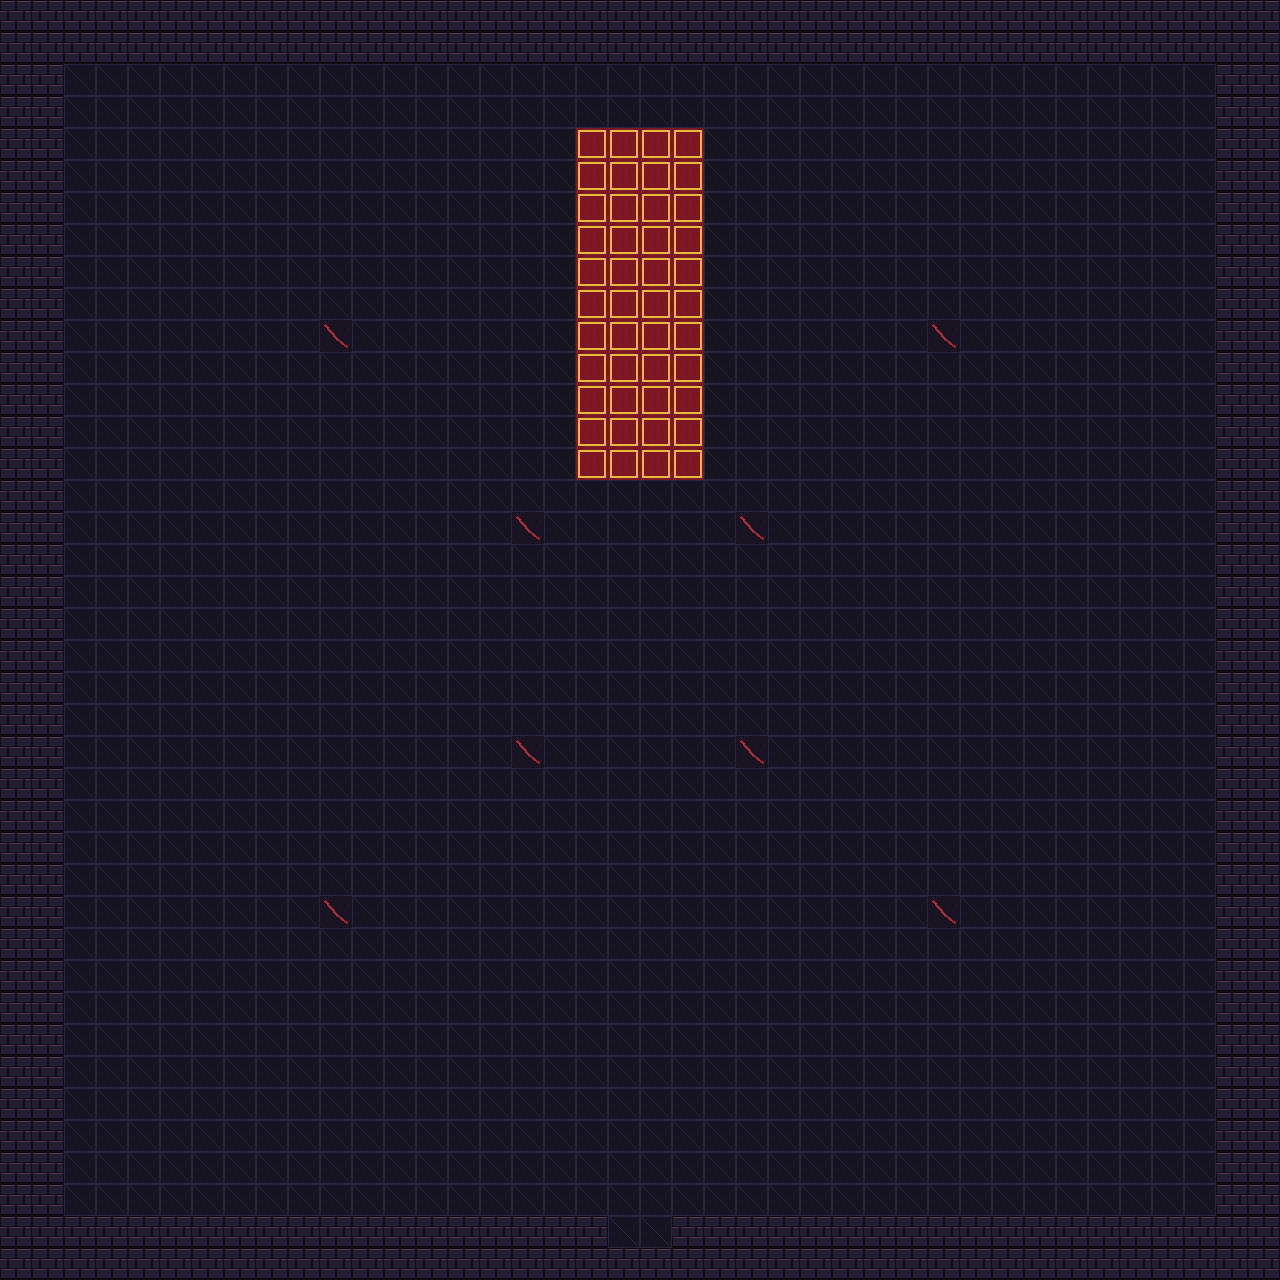

The image is a tile-based game level rendered from a .tmx file. Its description and source (layers, tilesets, objects; grid data summarised) follow:
An orthogonal 40x40 tile map with 32x32 px tiles, 4 tile layers (Tile Layer 1, decor, dinding, pintu).

<map version="1.10" tiledversion="1.12.2" orientation="orthogonal" renderorder="right-down" width="40" height="40" tilewidth="32" tileheight="32" infinite="0" nextlayerid="5" nextobjectid="1">
 <tileset firstgid="1" source="assets/tilesets/biome_tiles.tsx" />
 <layer id="1" name="Tile Layer 1" width="40" height="40">
  <data>[1600 cells, 1600 non-empty, 1 distinct tile ids]</data>
 </layer>
 <layer id="2" name="decor" width="40" height="40">
  <data>[1600 cells, 52 non-empty, 2 distinct tile ids]</data>
 </layer>
 <layer id="3" name="dinding" width="40" height="40">
  <data>[1600 cells, 304 non-empty, 1 distinct tile ids]</data>
 </layer>
 <layer id="4" name="pintu" width="40" height="40">
  <data>[1600 cells, 2 non-empty, 1 distinct tile ids]</data>
 </layer>
</map>
